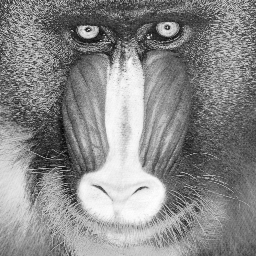
#> input picture baboon.bmp, 256 x 256 px
$ python Arithmatic_code.py
#> lines starting #> are read from the running program, lines starting #| are printed output that depends on the picture
import numpy as np
import cv2


def Arithmetic_coding_decode(codes, input_prob):
    size = int(n * m / block_size) + int(n * m % block_size)
    out_code = np.zeros(
        (size, block_size))
    for i in range(len(codes)):
        for j in range(block_size):
            high_index = np.argmax(input_prob > codes[i])

            high = input_prob[high_index]
            if high_index != 0:
                low_index = high_index - 1
                low = input_prob[low_index]
            else:
                low = 0
            out_code[i, j] = high_index
            current_range = high - low
            if current_range != 0:
                codes[i] = (codes[i] - low) / current_range
    return out_code


def Arithmetic_coding_encode(input_codes, input_prob):
    low = 0
    high = 1
    range = 1
    for code in input_codes:
        high = low + range * input_prob[code]
        if code != 0:
            low = low + range * input_prob[code - 1]
        else:
            low = low
        range = high - low
    return (high + low)/2


img = cv2.imread('baboon.bmp', cv2.IMREAD_GRAYSCALE)
#> img is the input picture: shape (256, 256); min 4, max 254, mean 137.3
n = len(img)
#> n = 256
m = len(img[0])
#> m = 256
block_size = int(input("Please enter the block size: "))
#> the answer given: 100
type_num = int(
    input("Please enter '0' for float16 '1' for float32 '2' for float64 (default is float16): "))
#> the answer given: 1
type = np.float16
if type_num == 1:
    type = np.float32
elif type_num == 2:
    type = np.float64
flattened_img = img.flatten()
flattened_size = int((n * m) % block_size) + int((n * m) / block_size)
#> flattened_size = 691
prob = np.zeros(256, type)

for greylevel in flattened_img:
    prob[greylevel] = prob[greylevel] + 1
#> this loop made 65536 passes
#> greylevel on passes 1 to 3: 120, 54, 116
#> after the loop, prob = 256 values, max 964 at index 114, min 0 at index 0, mean 256
prob = [freq / (n * m) for freq in prob]
#> prob = 256 values, max 0.0147 at index 114, min 0 at index 0, mean 0.00391
for pixel in range(0, len(prob)):
    if pixel != 0:
        prob[pixel] += prob[pixel - 1]
#> after the loop, prob = 256 values from 0 to 1
codes = np.zeros(flattened_size, type)
#> codes = 691 values from 0 to 0
start = 0
end = block_size
for index in range(0, flattened_size):
    if end < len(flattened_img):
        code = Arithmetic_coding_encode(
            flattened_img[(start):(end)], prob)
        end += block_size
        start += block_size
        codes[index] = code
    else:
        code = Arithmetic_coding_encode(
            flattened_img[start:(flattened_size)], prob)
        break
#> this loop made 656 passes
#> code on passes 1 to 12: 0.417, 0.761, 0.701, 0.382, 0.221, 0.577, 0.0813, 0.586, 0.0663, 0.221, 0.501, 0.151
#> after the loop, codes = 691 values, max 1 at index 488, min 0 at index 655, mean 0.474; end = 65600; start = 65500
encoded = np.array(codes, type)
#> encoded has the same summary as codes
# encode
np.save('encoded.npy', encoded)
np.save('prob.npy', prob)
# decode
probb = np.load('prob.npy')
codess = np.load('encoded.npy')
decoded = Arithmetic_coding_decode(codess, prob)
#> in Arithmetic_coding_decode, `size = int(n * m / block_size) + int(n * m % block_size)`: size = 691
#> after the loop in Arithmetic_coding_decode, `for i in range(len(codes)):`:
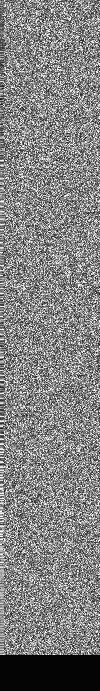
#> out_code: shape (691, 100) float64; min 4, max 254, mean 129.9
#> after the loop in Arithmetic_coding_decode, `for i in range(len(codes)):`: codes = 691 values, max 0.998 at index 240, min 0 at index 655, mean 0.47
if (len(decoded) * len(decoded[0])) == n * m:
    decoded = decoded.reshape(n, m)
    cv2.imwrite('output.bmp', decoded)
else:
    out = np.zeros(n * m, type)
    decoded = decoded.flatten()
    for i in range(len(out)):
        out[i] = decoded[i]
    out = out.reshape(n, m)
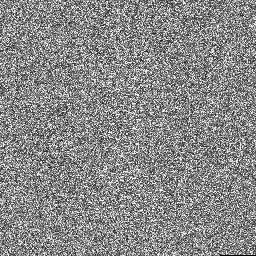
#> out: shape (256, 256) float32; min 4, max 254, mean 136.8
    cv2.imwrite('output.bmp', out)
